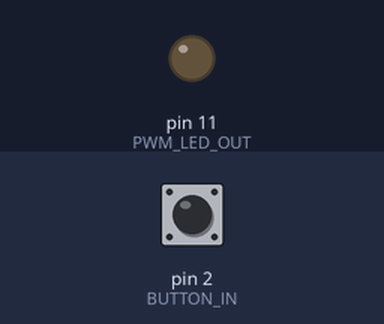
Recording of a sketch running on a simulated Arduino Uno, built with avr-gcc and run on an emulated ATmega328P. Shown: output pins drawn as LEDs (lit = HIGH). Inputs (shaded band) come from the test bench; at power-on: pin 2 (BUTTON_IN) LOW.

Above: at 1.2 s.
1.3 s: pin 2 (BUTTON_IN) pulled HIGH for 0.15 s
At 2.2 s:
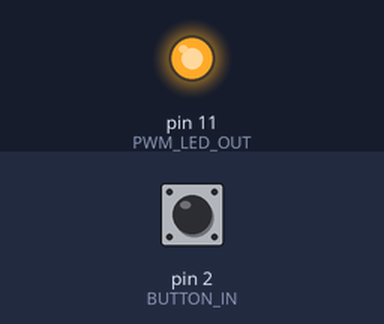
2.9 s: pin 2 (BUTTON_IN) pulled HIGH for 1 s
At 3.5 s:
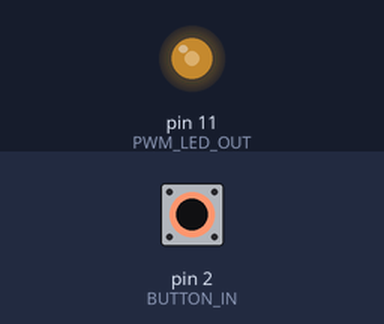
5.4 s: pin 2 (BUTTON_IN) pulsed HIGH 2 times (0.12 s each, 0.3 s apart)
At 5.55 s:
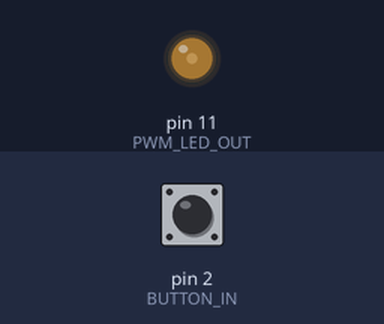
9.0 s: pin 2 (BUTTON_IN) pulled HIGH for 3.2 s
At 11.0 s:
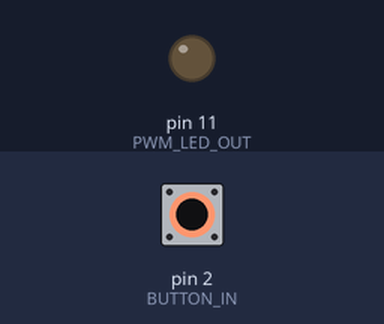
Timing chart, 0 to 12.5 s (numbered marks = the images above; inputs shaded):
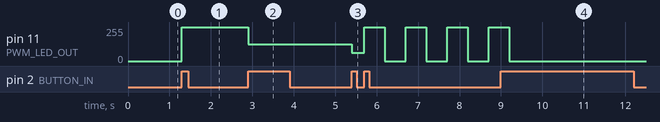

Measured:
- after the input at 1.3 s, pin 11 (PWM_LED_OUT): 0/255 → 255/255 at once
- after the input at 2.9 s, pin 11 (PWM_LED_OUT): 255/255 → 127/255 at once
- after the input at 5.4 s, pin 11 (PWM_LED_OUT): 127/255 → 63/255 at once, then repeats every 1.0 s: 255/255 0.50 s, 0/255 0.50 s
- after the input at 9.0 s, pin 11 (PWM_LED_OUT): goes on until 9.2 s, then stays 0/255

The sketch:

LED_Code.ino
```cpp
// use preprocessor directives to define constants in the code
#define FLASH_RATE_HZ 2
#define BUTTON_IN 2
#define PWM_LED_OUT 11
#define PWM_MAX 255

// global variables representing "state" across all functions
// operating mode: 0 - off, 1 - bright, 2 - mid-bright, 3 - dim, 4 - flash
int operating_mode = 0;
bool BUTTON_PUSHED = false;

int PWM_OUT = 0;

// executed one-time at device startup
void setup() {

   attachInterrupt(digitalPinToInterrupt(BUTTON_IN), button_pushed, RISING);
   pinMode(11, OUTPUT);
   pinMode(2, INPUT);
   // define output (PWM) pin connected to LED

}

// continually-running loop
// calls functions that are named as "actions"
void loop(){

    check_button_press();

    set_pwm_based_on_operating_mode();

    shine_led();

}

void set_pwm_based_on_operating_mode() {

    switch (operating_mode) {
        case 0:
            PWM_OUT = 0;
            break;
        case 1:
            PWM_OUT = PWM_MAX;
            break;
        case 2:
            PWM_OUT = int(PWM_MAX/2);
            break;
        case 3:
            PWM_OUT = int(PWM_MAX/4);
            break;
        case 4:
            flash_the_light();
            break;
    }

}

void button_pushed() {
    BUTTON_PUSHED = true;
}

void flash_the_light() {
  digitalWrite(PWM_LED_OUT, HIGH);   // sets the LED on
  delay(500);                  // waits for a second
  digitalWrite(PWM_LED_OUT, LOW);    // sets the LED off

  delay(500);                  // waits for a second
}

void shine_led() {
    analogWrite(PWM_LED_OUT, PWM_OUT);
}

void check_button_press() {
    if (BUTTON_PUSHED == true) {
        operating_mode = operating_mode + 1;
        if (operating_mode == 5) {
            operating_mode = 0;
        }
    }

    BUTTON_PUSHED = false;
}
```
